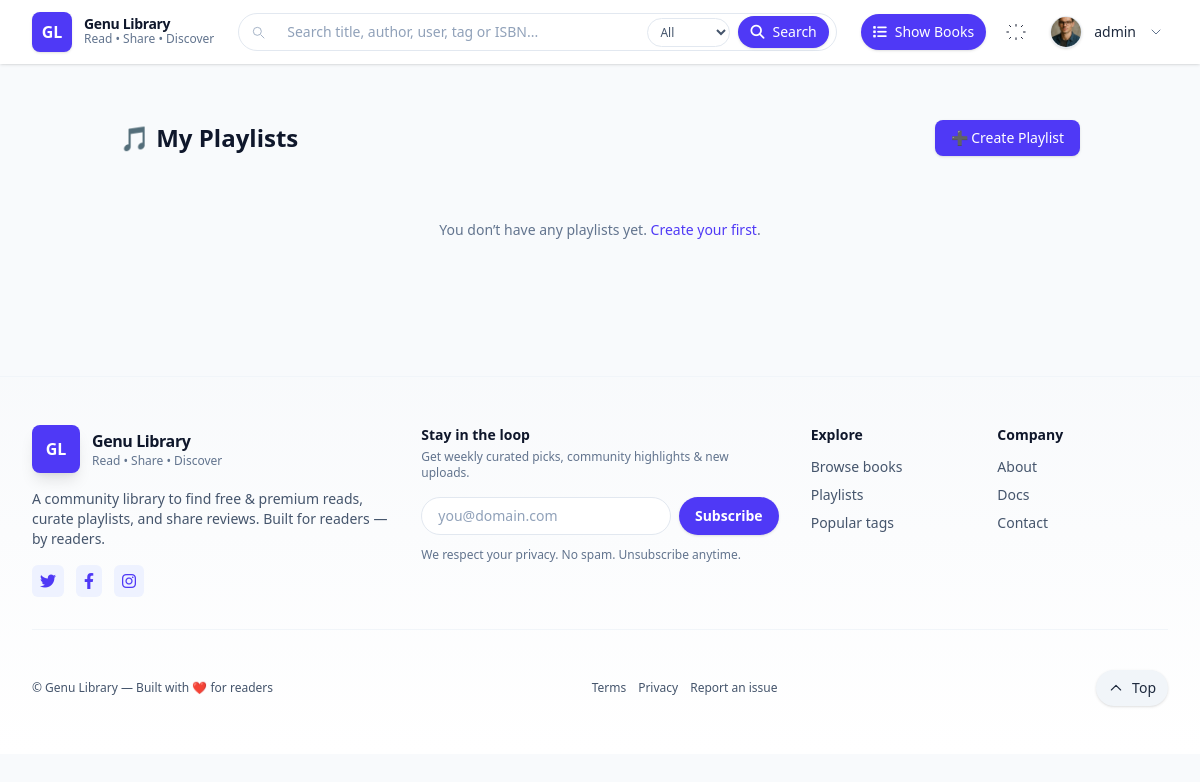
Page /books/playlists/ (signed in) on the earlier database version.
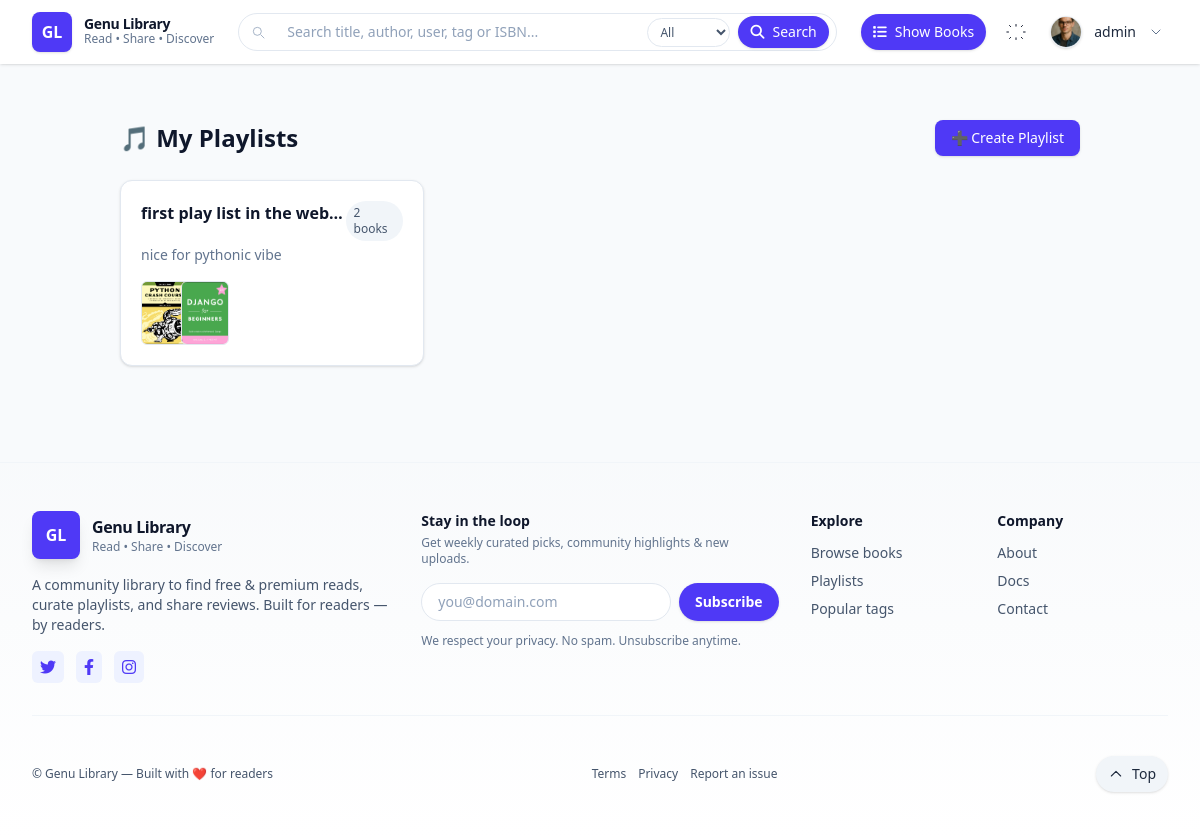
Same page on the later database version.
### books/models.py (models this page shows, shortened)
class Playlist(models.Model):
    user = models.ForeignKey(User, on_delete=models.CASCADE, related_name="playlists")
    name = models.CharField(max_length=100)
    description = models.TextField(blank=True)
    books = models.ManyToManyField("Books", related_name="in_playlists", blank=True)
    created_at = models.DateTimeField(auto_now_add=True)

class Books(models.Model):
    uploader = models.ForeignKey(User, on_delete=models.CASCADE)
    title = models.CharField(max_length=100)
    tag = models.ManyToManyField(Tag, blank=True)
    author = models.CharField(max_length=100)
    description = models.CharField(max_length=1000)
    upload_date = models.DateTimeField(auto_now_add=True)
    update_date = models.DateTimeField(auto_now=True)
    slug = models.SlugField(max_length=100, unique=True)
    cover_page = models.ImageField(upload_to="cover_pages/", blank=True, null=True)
    book_file = models.FileField(
        upload_to="books/",
        blank=True,
        null=True
    )
    visibility = models.CharField(max_length=10, choices=VISIBILITY_CHOICES, default="public")
    price = models.IntegerField()

### books/views.py (the view)
# urls.py: path('playlists/', PlaylistListView.as_view(), name='playlist_list'),
class PlaylistListView(LoginRequiredMixin, ListView):
    model = Playlist
    template_name = 'books/playlist_list.html'
    context_object_name = 'playlists'
    def get_queryset(self):
        return Playlist.objects.filter(user=self.request.user).prefetch_related('books')

### books/templates/books/playlist_list.html (shortened to what this page needs)
{% extends "base.html" %}
{% load widget_tweaks %}
{% block content %}
<div class="max-w-5xl mx-auto px-4 sm:px-6 lg:px-8 py-8">
  <div class="flex items-center justify-between mb-6">
    <h1 class="text-2xl font-bold text-slate-900 dark:text-slate-100 flex items-center gap-2">
      🎵 My Playlists
    </h1>
    <a href="{% url 'books:playlist_add' %}"
       class="inline-flex items-center gap-2 px-4 py-2 rounded-lg bg-indigo-600 text-white text-sm font-medium shadow hover:bg-indigo-700">
      ➕ Create Playlist
    </a>
  </div>
  <div class="grid grid-cols-1 sm:grid-cols-2 lg:grid-cols-3 gap-6">
    {% for playlist in playlists %}
      <article class="p-5 rounded-xl border border-slate-200 dark:border-slate-800 bg-white dark:bg-slate-900 shadow-sm hover:shadow-md transition">
        <div class="flex items-start justify-between">
          <h2 class="font-semibold text-slate-900 dark:text-slate-100 truncate">
            <a href="{% url 'books:playlist_detail' playlist.id %}" class="hover:text-indigo-600">
              {{ playlist.name }}
            </a>
          </h2>
          <span class="text-xs px-2 py-1 rounded-full bg-slate-100 dark:bg-slate-700 text-slate-600 dark:text-slate-300">
            {{ playlist.books.count }} books
          </span>
        </div>
        <p class="text-sm text-slate-500 dark:text-slate-400 mt-1 line-clamp-2">
          {{ playlist.description|default:"No description" }}
        </p>
        <div class="mt-4 flex -space-x-2">
          {% for book in playlist.books.all|slice:":5" %}
            {% if book.cover_page %}
              <img src="{{ book.cover_page.url }}" alt="{{ book.title }}"
                   class="w-12 h-16 object-cover rounded-md border border-slate-200 dark:border-slate-700">
            {% else %}
              <div class="w-12 h-16 flex items-center justify-center bg-slate-100 dark:bg-slate-800 text-xs text-slate-400 rounded-md border border-slate-200 dark:border-slate-700">📕</div>
            {% endif %}
          {% empty %}
            <div class="text-xs text-slate-400">Empty</div>
          {% endfor %}
        </div>
      </article>
    {% empty %}
      <div class="col-span-full text-center py-10 text-sm text-slate-500">
        You don’t have any playlists yet.
        <a href="{% url 'books:playlist_add' %}" class="text-indigo-600 hover:underline">Create your first</a>.
      </div>
    {% endfor %}
  </div>
</div>
{% endblock %}

Differences in the rows shown:
added Playlist: name "first play list in the web…", books.count "2", description "nice for pythonic vibe"
now on this page (row unchanged): Books: cover_page (picture)
now on this page (row unchanged): Books: cover_page (picture)
Other differences:
text no longer shown: "You don’t have any playlists yet. Create your first ."
